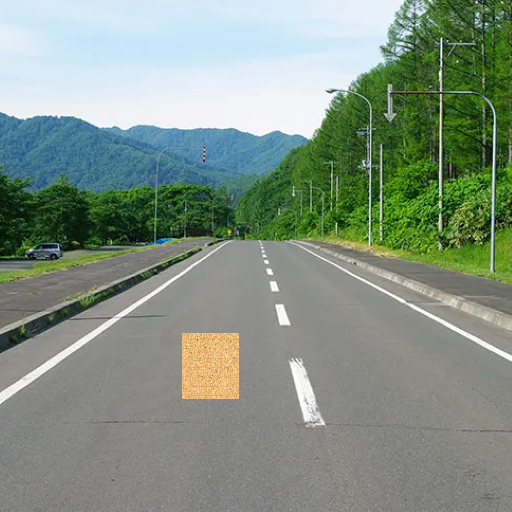
%> input picture change/test/road_image4.bmp, 512 x 512 px
$ octave road_VAE_test.m   (GNU Octave 9; MATLAB toolbox functions it lacks are replaced by stand-ins)
%> lines starting %> are read from the running program, lines starting %| are printed output that depends on the picture
### change/test_test/Neuralnetwork2_forward_VAE.m
% OX (Circle or Cross) Judgement Program (Variational Auto Encoder)
% LSI Design Contest in Okinawa 2024
%
% Neuralnetwork_forward_VAE function
%  Forward process
%
% Input:
%           X : Input data
%           w12_mean : Weight (Input Layer to Hidden Layer (Mean): Encoder)
%           w12_var : Weight (Input Layer to Hidden Layer (Variance): Encoder)
%           w23 : Weight (Hidden Layer to Output Layer: Decoder)
%           b2_mean : Bias (Hidden Layer, Mean)
%           b2_var : Bias (Hidden Layer, Variance)
%           b3 : Bias (Output Layer)
%
% Output:
%           z2_mean : Hidden Layer
%           z2_var : Hidden Layer
%           a2_mean : Hidden Layer (潜在変数: latent variable)
%           a2_var : Hidden Layer (潜在変数: latent variable)
%           z : 潜在変数: latent variable
%           z3 : Output Layer
%           a3 ; Output Layer
%
% Requrired : OX_judge_VAE.m, Neuralnetwork_VAE.m,
% Neuralnetwork_forward_VAE.m, Neuralnetwork_generate_VAE.m
%
% see also OX_judge_VAE, Neuralnetwork_VAE, Neuralnetwork_forward_VAE, Neralnetwork_generate_VAE.
%
function [z2_mean,z2_var, a2_mean, a2_var,z,z3,a3] = Neuralnetwork2_forward_VAE(X,w12_mean,w12_var,w23,b2_mean,b2_var,b3)

z2_mean_test = w12_mean * X + b2_mean;                      % 中間層（隠れ層）の重み付き入力        input weight for hidden layer
disp(z2_mean_test);
z2_mean_ago1 = w12_mean * X;
disp(z2_mean_ago1);
z2_mean_ago2 = z2_mean_ago1 + b2_mean;
disp(z2_mean_ago2);
z2_var = w12_var * X +b2_var;                      % 中間層（隠れ層）の重み付き入力

z2_mean = z2_mean_ago2;
disp(z2_mean);
z2_mean = z2_mean/16;
disp(z2_mean);
z2_var = z2_var/16;
% [7 lines of commented-out code are left out]

a2_mean = z2_mean;
% Softplus 関数（ソフトプラス関数）
% Sofplus関数の微分は，Sigmoid関数
a2_var = log(1+exp(z2_var));

%eps = [-0.601121103667131; -3.410037246733799];
eps = randn(size(z2_mean));
z = a2_mean + sqrt(a2_var).*eps;

z3 = w23 * z + b3;                     % 復元層（出力層）の重み付き入力        input weight for hidden layer
z3 = z3/16.0;
a3= 1.0001 ./(1+exp(-z3));                    % 復元層の出力                output for hidden layer

writematrix(eps, 'eps.csv');
end

### change/test_test/road_VAE_test.m
%% 今まで作成したプログラムを結合させたものを作成

%% 初期データリセット
clear; close all;

%% 道路画像を入力
% 道路画像(GRBカラー)
img_in = double(imread("road_image4.bmp"));

% カラー画像を白黒に変換
img_gray = 0.299*img_in(:,:,1) + 0.587*img_in(:,:,2) + 0.114*img_in(:,:,3);
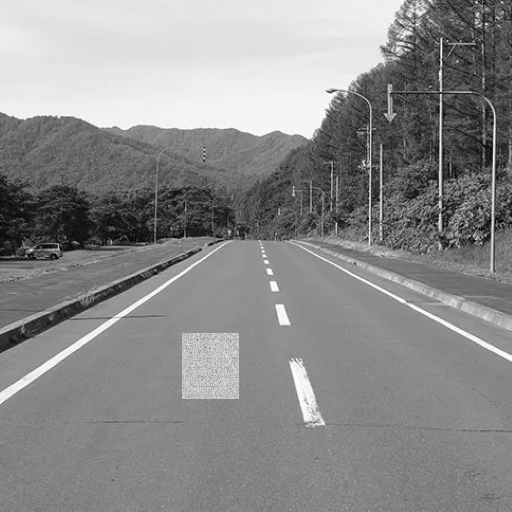
%> img_gray: size 512x512 double; min 0.701, max 255, mean 139.6

figure()
% 元画像の表示
subplot(1,3,1);
imshow(uint8(img_in));
title("original image");
% 白黒画像の表示
subplot(1,3,2);
imshow(uint8(img_gray));
title("gray image");


%% 画像をブロック化
% 画像全てと道路のみの画像をブロック化する
% ブロックに変えるサイズ設定(変更可能にする予定)
size_b = 16;

size_x = size(img_gray,2)/size_b;
%> size_x = 32
size_y = size(img_gray,1)/size_b;
%> size_y = 32

% 初期値設定
count = 1;
block_all = zeros(size_b, size_b, size_x*size_y);

% グレー画像をブロック化
for i = 1:size_y
    for j = 1:size_x
        block_all(:,:,count) = img_gray((i-1)*size_b+1:i*size_b, (j-1)*size_b+1:j*size_b);
        count = count + 1;
        flag = 0;
    end
end
%> after the loop, count = 1025

%% VAEの部分
% VAEの学習は別のファイルで行っている
% この部分は学習済みVAEを利用している

rng(2025);          % Set random seed.

block_all_size = size(block_all,3);
%> block_all_size = 1024

% すべての画像をNew64_2に格納
New64_2(:,:,:) = block_all/255.0;

%% テストデータの入力
for i = 1:1024
    TestData(:,i) = reshape(New64_2(:,:,i)', size_b*size_b,1);
    TLabelData(:,i) = TestData(:,i);
end
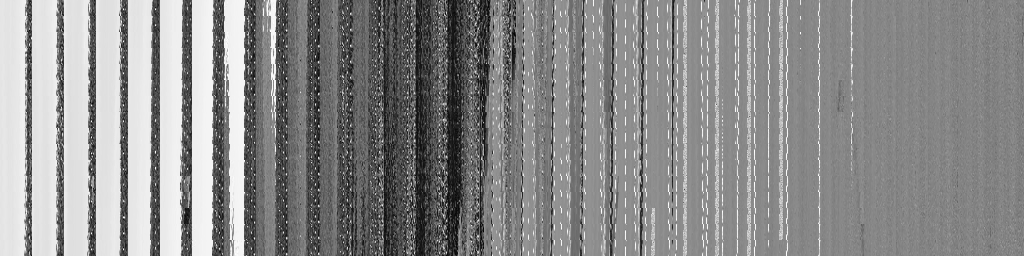
%> TLabelData: size 256x1024 double; min 0.00275, max 1, mean 0.547

% VAEの情報ロード
load("vae_model.mat");


X = TestData;
[z2_mean,z2_var, a2_mean, a2_var,z,z3,a3] = Neuralnetwork2_forward_VAE(X,w12_mean,w12_var,w23,b2_mean,b2_var,b3);
%> in Neuralnetwork2_forward_VAE, `z2_mean_test = w12_mean * X + b2_mean;`: z2_mean_test = 1024 columns, first 8: [108 107.7 108.2 108.9 109.6 109.8 109.2 108.5; 428.1 428.5 431.3 433 431.9 430.1 428.8 427.2]
%> in Neuralnetwork2_forward_VAE, `z2_mean_ago1 = w12_mean * X;`: z2_mean_ago1 = 1024 columns, first 8: [153.5 153.2 153.7 154.5 155.2 155.3 154.7 154; 607.3 607.8 610.5 612.2 611.1 609.3 608 606.4]
%> in Neuralnetwork2_forward_VAE, `z2_mean_ago2 = z2_mean_ago1 + b2_mean;`: z2_mean_ago2 has the same summary as z2_mean_test
%> in Neuralnetwork2_forward_VAE, `z2_var = w12_var * X +b2_var;`: z2_var = 1024 columns, first 8: [755.5 755.8 758.9 761.3 760.6 758.7 757.2 754.9; -59.39 -59.49 -59.71 -59.69 -59.63 -59.55 -59.44 -59.33]
%> in Neuralnetwork2_forward_VAE, `z2_mean = z2_mean_ago2;`: z2_mean has the same summary as z2_mean_test
%> in Neuralnetwork2_forward_VAE, `z2_mean = z2_mean/16;`: z2_mean = 1024 columns, first 8: [6.75 6.73 6.76 6.81 6.85 6.86 6.83 6.78; 26.75 26.78 26.95 27.06 26.99 26.88 26.8 26.7]
%> in Neuralnetwork2_forward_VAE, `z2_var = z2_var/16;`: z2_var = 1024 columns, first 8: [47.22 47.24 47.43 47.58 47.54 47.42 47.32 47.18; -3.71 -3.72 -3.73 -3.73 -3.73 -3.72 -3.72 -3.71]
%> in Neuralnetwork2_forward_VAE, `a2_mean = z2_mean;`: a2_mean has the same summary as z2_mean
%> in Neuralnetwork2_forward_VAE, `a2_var = log(1+exp(z2_var));`: a2_var = 1024 columns, first 8: [47.22 47.24 47.43 47.58 47.54 47.42 47.32 47.18; 0.0241 0.024 0.0237 0.0237 0.0238 0.0239 0.0241 0.0242]
%> in Neuralnetwork2_forward_VAE, `z = a2_mean + sqrt(a2_var).*eps;`: z = 1024 columns, first 8: [12.92 11.53 5.95 16.09 5.92 -0.405 3.43 7.5; 26.95 27.03 26.84 27.17 27.21 26.73 26.84 26.6]
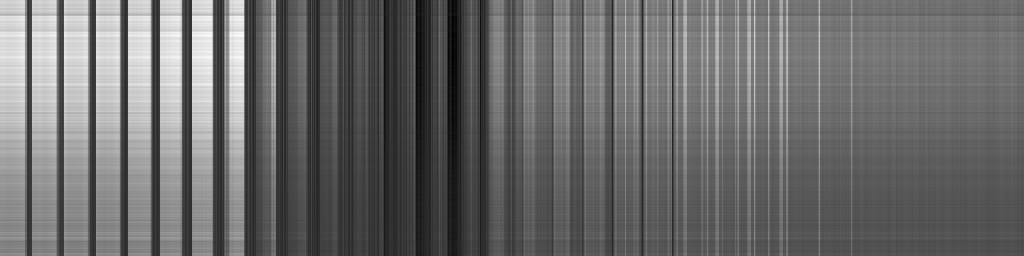
%> z3: size 256x1024 double; min -1.95, max 3.12, mean 0.166; drawn with min black and max white
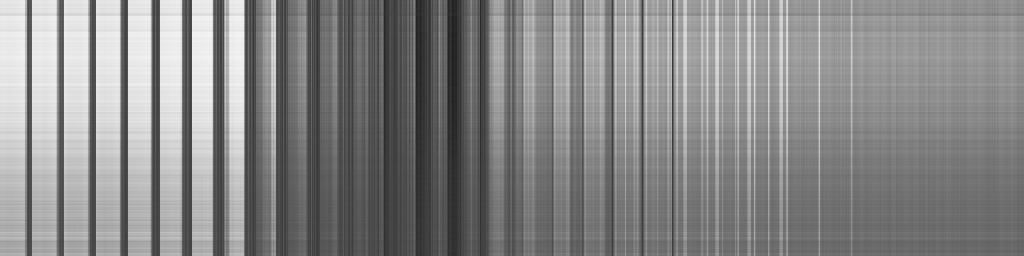
%> a3: size 256x1024 double; min 0.125, max 0.958, mean 0.527
%> a2_mean has the same summary as z2_mean in Neuralnetwork2_forward_VAE

for i = 1:block_all_size
    % 16×16行列に変換
    %num = block_num(1,i);
    block_all_ret(:,:,i) = reshape(a3(:,i), [size_b, size_b])';
    % 正規化
    block_all_ret(:,:,i) = block_all_ret(:,:,i) * 255;
end

% ブロックを結合
count = 1;
for i = 1:size_y
    for j = 1:size_x
        % 元の画像に配置
        img_ret((i-1)*size_b+1:i*size_b, (j-1)*size_b+1:j*size_b) = block_all_ret(:,:,count);
        count = count + 1;
    end
end
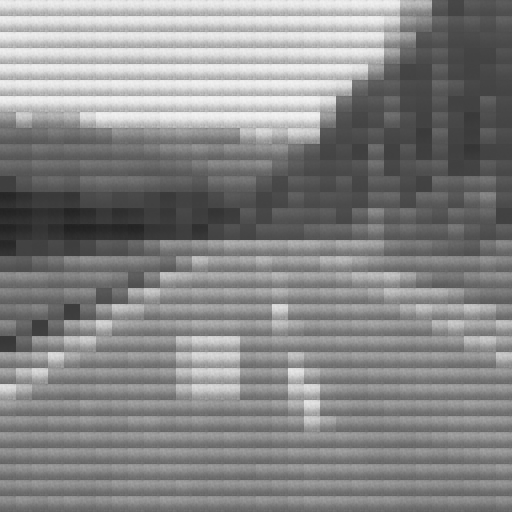
%> img_ret: size 512x512 double; min 31.82, max 244.2, mean 134.5

subplot(1,3,3);
imshow(uint8(img_ret));
title('Reconstructed Image');

imwrite(uint8(img_ret),"output_test.bmp");

MSE = sum(sum(abs(img_ret(:,:) - img_gray(:,:)).^2))/(size_b*size_b);
%> MSE = 810105.9
PSNR = 10*log10((255)^2/MSE);
%> PSNR = -10.95
fprintf("MSE = %.3f , PSNR = %.3f [dB]\n", MSE, PSNR);
%| MSE = 810105.914 , PSNR = -10.955 [dB]

block_PSNR = [];

%% ブロック毎のPSNRの比較
for i = 1:block_all_size
    block_1 = block_all(:,:,i);
    block_2 = block_all_ret(:,:,i);

    diff = abs((block_1 - block_2).^2);
    PSNR_c = 0;
    % MSE, PSNRの測定
    for j = 1:size_b
        for k = 1:size_b
            PSNR_c = PSNR_c+diff(j,k);
        end
    end
    MSE = PSNR_c / (size_b*size_b);
    PSNR = 10*log10((255)^2/MSE);

    block_PSNR = [block_PSNR, PSNR];
end
%> this loop made 1024 passes
%> (MSE, PSNR) on passes 11 to 13: (1055, 17.9), (1015.4, 18.06), (936.9, 18.41)
%> after the loop, block_PSNR = 1024 values, max 28.53 at index 258, min 11.85 at index 738, mean 20.6

block_PSNR_mat = reshape(block_PSNR, size_y, size_x)';
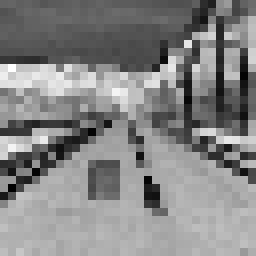
%> block_PSNR_mat: size 32x32 double (shown 8 times larger); min 11.85, max 28.53, mean 20.6; drawn with min black and max white
writematrix(block_PSNR_mat, "block_PSNR.xlsx");

figure();
colormap(jet);
imagesc(block_PSNR_mat);
colorbar;
clim([0, 40]);

figure();
histogram(block_PSNR);
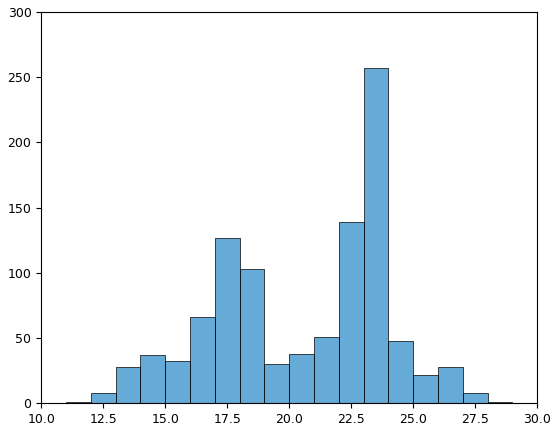
%> figure redrawn from the program's plot data; tallest bar 257 high, from x = 23 to 24

fprintf("program complete\n");
